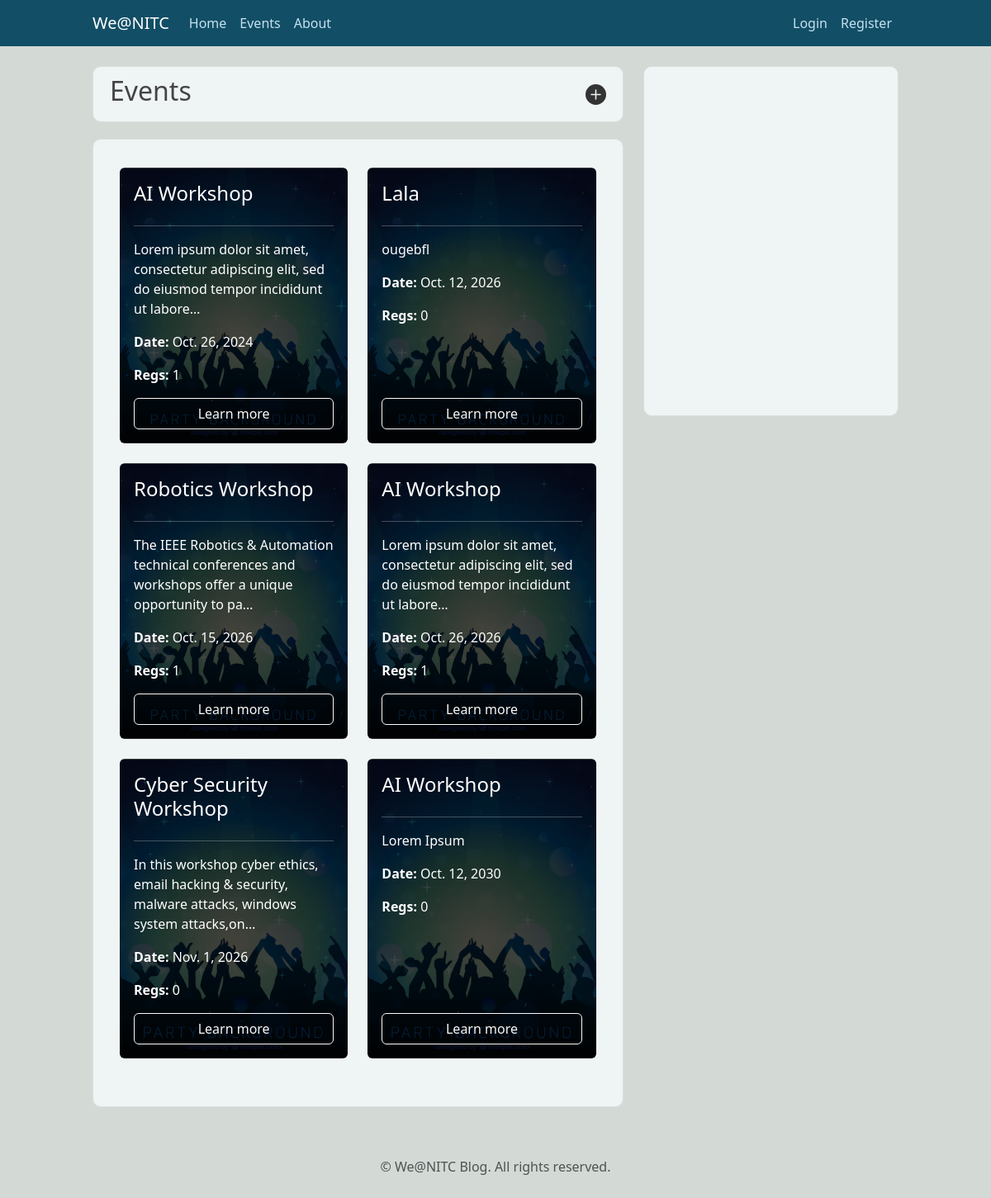
/events/, run on an earlier commit of the app's database.
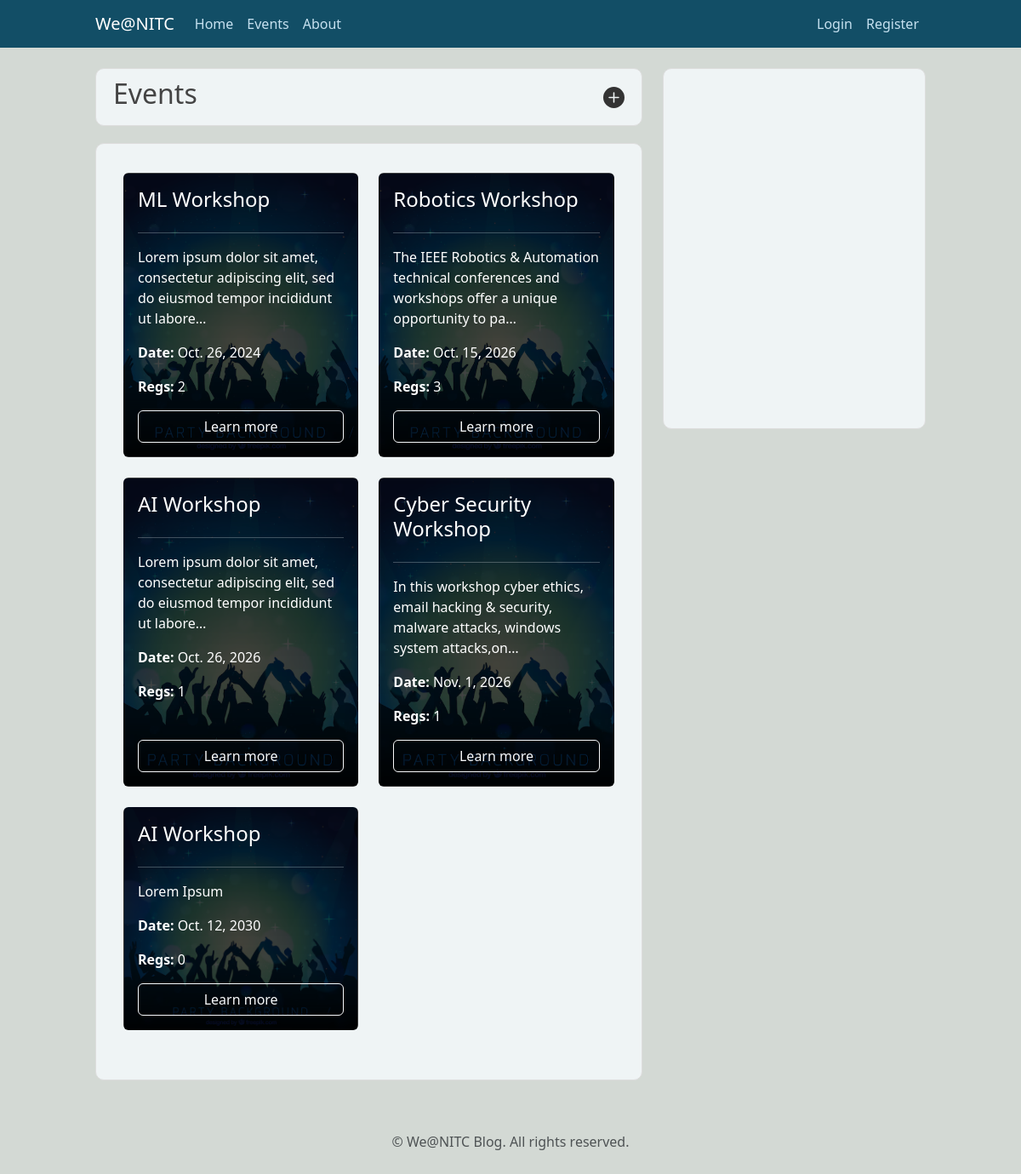
And on a later commit of the database.
### events/models.py (models this page shows, shortened)
class Event(models.Model):
    name = models.CharField(max_length=255)
    description = models.TextField()
    date = models.DateField()
    organizer = models.ForeignKey(User, on_delete=models.CASCADE, related_name="organized_events")

### events/views.py (the view)
# urls.py: path('', views.EventListView.as_view(), name='event-list'),
class EventListView(ListView):
    model = Event
    template_name = 'events/event_list.html'
    context_object_name = 'events'
    paginate_by = 20
    ordering = ['date']

### events/templates/events/event_list.html (shortened to what this page needs)
{% extends "blog/base.html"%}
{% block content%}
    <article class="media content-section d-flex justify-content-between align-items-center" >
      <h2 class="d-flex align-items-center">
        Events
      </h2>
      <a href="{% url 'event-create' %}" class="ml-2 text-decoration-none" style="color: inherit;">
        <svg xmlns="http://www.w3.org/2000/svg" width="25" height="25" fill="currentColor" class="bi bi-plus-circle-fill right" viewBox="0 0 16 16">
          <path d="M16 8A8 8 0 1 1 0 8a8 8 0 0 1 16 0M8.5 4.5a.5.5 0 0 0-1 0v3h-3a.5.5 0 0 0 0 1h3v3a.5.5 0 0 0 1 0v-3h3a.5.5 0 0 0 0-1h-3z"/>
        </svg>
      </a>
    </article>
    <article class="content-section">
      <div class="container my-4">
        <div class="row">
            {% for post in events %}
                <div class="col-md-6 col-lg-6 mb-4 d-flex">
                    <div class="card text-white d-flex flex-column w-100" style="background: linear-gradient(rgba(0, 0, 0, 0.8), rgba(0, 0, 0, 0.7)), url('/media/event_bg.png') no-repeat center center / cover;">
                        <div class="card-body d-flex flex-column">
                            <h4 class="card-title">{{ post.name }}</h4>
                            <hr>
                            <p class="card-text">{{ post.description|truncatechars:100|safe }}</p>
                            <p class="card-text"><strong> Date: </strong>{{ post.date }} </p>
                            <p class="card-text"><strong> Regs: </strong>{{ post.participants.count }}</p>
                            <a href="{% url 'event-detail' post.id %}" class="btn btn-outline-light mt-auto">Learn more</a>
                        </div>
                    </div>
                </div>
            {% endfor %}
        </div>
    </div>
  </article>
{% endblock content %}

What changed in the data, as far as the page shows it:
removed Event: name "Lala", description "ougebfl", date "Oct. 12, 2026", participants.count "0"
changed Event: name "AI Workshop" → "ML Workshop"; participants.count "1" → "2"
computed for Event "Robotics Workshop": participants.count "1" → "3"
computed for Event "Cyber Security Workshop": participants.count "0" → "1"
